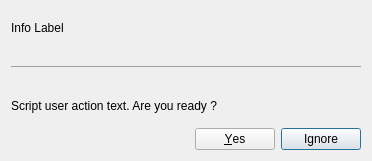
<?xml version="1.0" encoding="UTF-8"?>
<ui version="4.0">
 <class>Dialog</class>
 <widget class="QDialog" name="Dialog">
  <property name="geometry">
   <rect>
    <x>0</x>
    <y>0</y>
    <width>372</width>
    <height>161</height>
   </rect>
  </property>
  <property name="windowTitle">
   <string>Script User Action</string>
  </property>
  <layout class="QVBoxLayout" name="verticalLayout_2">
   <item>
    <widget class="QLabel" name="infoLabel">
     <property name="text">
      <string>Info Label</string>
     </property>
    </widget>
   </item>
   <item>
    <widget class="QLabel" name="infoLine">
     <property name="text">
      <string>&lt;html&gt;&lt;head/&gt;&lt;body&gt;&lt;p&gt;&lt;hr/&gt;&lt;/p&gt;&lt;/body&gt;&lt;/html&gt;</string>
     </property>
    </widget>
   </item>
   <item>
    <widget class="QLabel" name="label">
     <property name="text">
      <string>Script user action text. Are you ready ?</string>
     </property>
     <property name="wordWrap">
      <bool>true</bool>
     </property>
    </widget>
   </item>
   <item>
    <widget class="QDialogButtonBox" name="buttonBox">
     <property name="orientation">
      <enum>Qt::Horizontal</enum>
     </property>
     <property name="standardButtons">
      <set>QDialogButtonBox::Ignore|QDialogButtonBox::Yes</set>
     </property>
    </widget>
   </item>
  </layout>
 </widget>
 <resources/>
 <connections>
  <connection>
   <sender>buttonBox</sender>
   <signal>accepted()</signal>
   <receiver>Dialog</receiver>
   <slot>accept()</slot>
   <hints>
    <hint type="sourcelabel">
     <x>248</x>
     <y>254</y>
    </hint>
    <hint type="destinationlabel">
     <x>157</x>
     <y>274</y>
    </hint>
   </hints>
  </connection>
  <connection>
   <sender>buttonBox</sender>
   <signal>rejected()</signal>
   <receiver>Dialog</receiver>
   <slot>reject()</slot>
   <hints>
    <hint type="sourcelabel">
     <x>316</x>
     <y>260</y>
    </hint>
    <hint type="destinationlabel">
     <x>286</x>
     <y>274</y>
    </hint>
   </hints>
  </connection>
 </connections>
</ui>
